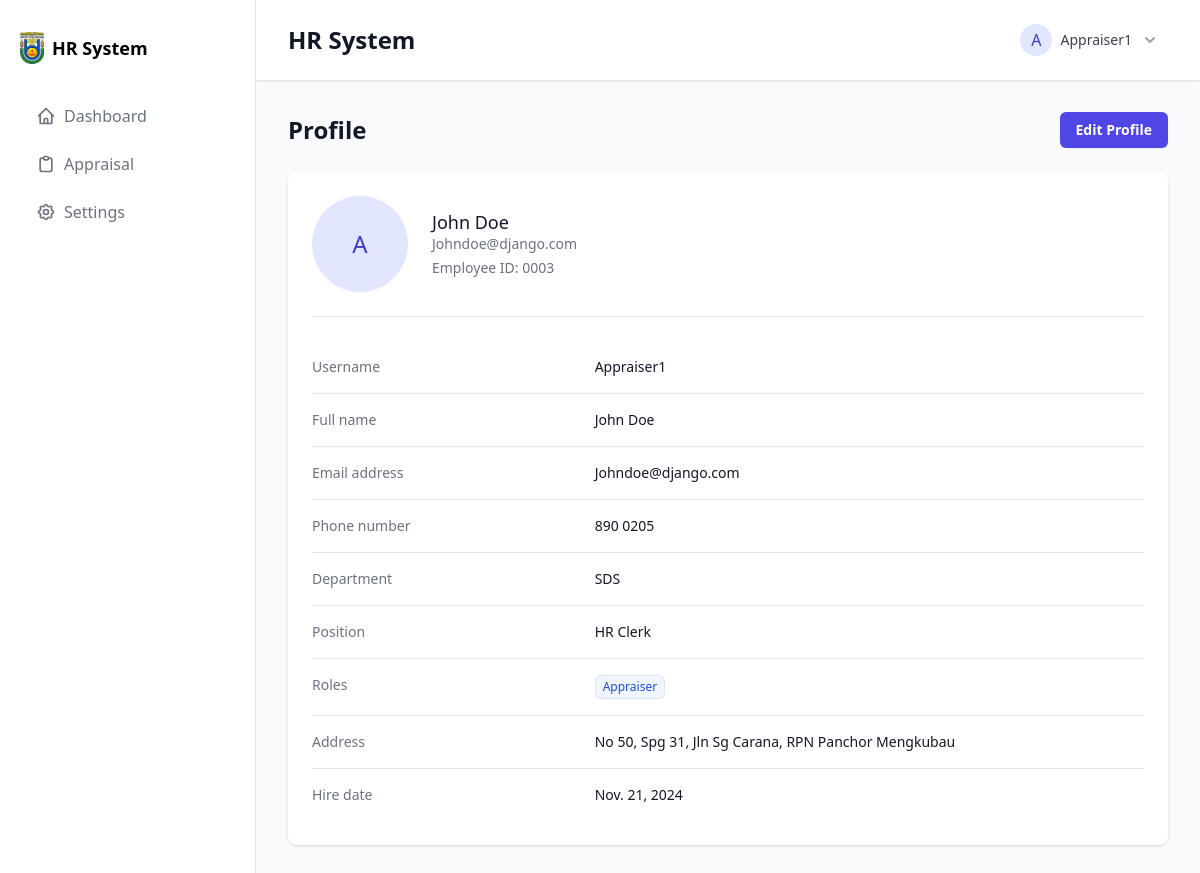
Page /employees/profile/ (signed in) on the committed database.
### employees/models.py (models this page shows, shortened)
class Employee(models.Model):
    GENDER_CHOICES = [
        ('M', 'Male'),
        ('F', 'Female'),
        ('O', 'Other'),
        ('N', 'Prefer not to say'),
    ]
    gender = models.CharField(
        max_length=1,
        choices=GENDER_CHOICES,
        blank=True,
        null=True
    )
    employee_id = models.CharField(max_length=10, unique=True)
    user = models.OneToOneField(User, on_delete=models.CASCADE)
    first_name = models.CharField(max_length=100)
    last_name = models.CharField(max_length=100)
    email = models.EmailField(unique=True)
    phone_number = models.CharField(max_length=15)
    date_of_birth = models.DateField()
    hire_date = models.DateField()
    position = models.CharField(max_length=100)
    department = models.ForeignKey(Department, on_delete=models.SET_NULL, null=True)
    salary = models.DecimalField(max_digits=10, decimal_places=2)
    employee_status = models.CharField(max_length=50, choices=[('active', 'Active'), ('on_leave', 'On Leave'), ('inactive', 'Inactive')], default='active')
    roles = models.ManyToManyField('auth.Group', blank=True)
    address = models.TextField()
    profile_picture = models.ImageField(upload_to='employee_pics/', blank=True, null=True)

class Department(models.Model):
    name = models.CharField(max_length=100)
    description = models.TextField(blank=True)
    def __str__(self):
        return self.name

### employees/views.py (the view)
# urls.py: path('profile/', EmployeeProfileView.as_view(), name='profile'),
class EmployeeProfileView(LoginRequiredMixin, DetailView):
    model = Employee
    template_name = 'employees/profile.html'
    context_object_name = 'employee'
    def get_object(self, queryset=None):
        return self.request.user.employee

### employees/templates/employees/profile.html (shortened to what this page needs)
{% extends "base.html" %}
{% block content %}
<div class="space-y-6">
    <div class="flex items-center justify-between">
        <h1 class="text-2xl font-bold text-gray-900">Profile</h1>
        <a href="{% url 'employees:profile_edit' %}"
           class="rounded-md bg-indigo-600 px-4 py-2 text-sm font-semibold text-white shadow-sm hover:bg-indigo-500 focus-visible:outline focus-visible:outline-2 focus-visible:outline-offset-2 focus-visible:outline-indigo-600">
            Edit Profile
        </a>
    </div>
    <div class="bg-white shadow rounded-lg">
        <div class="px-4 py-5 sm:p-6">
            <div class="flex items-center space-x-6 mb-6">
                <div class="flex-shrink-0">
                    {% if employee.profile_picture %}
                        <img class="h-24 w-24 rounded-full object-cover" src="{{ employee.profile_picture.url }}" alt="Profile photo">
                    {% else %}
                        <div class="h-24 w-24 rounded-full bg-indigo-100 flex items-center justify-center">
                            <span class="text-2xl text-indigo-700 font-medium">{{ employee.user.username|first|upper }}</span>
                        </div>
                    {% endif %}
                </div>
                <div>
                    <h3 class="text-lg font-medium leading-6 text-gray-900">{{ employee.first_name }} {{ employee.last_name }}</h3>
                    <p class="text-sm text-gray-500">{{ employee.email }}</p>
                    <p class="text-sm text-gray-500 mt-1">Employee ID: {{ employee.employee_id }}</p>
                </div>
            </div>
            <div class="border-t border-gray-200 pt-6">
                <dl class="divide-y divide-gray-200">
                    <div class="py-4 sm:grid sm:grid-cols-3 sm:gap-4">
                        <dt class="text-sm font-medium text-gray-500">Username</dt>
                        <dd class="mt-1 text-sm text-gray-900 sm:col-span-2 sm:mt-0">
                            {{ employee.user.username }}
                        </dd>
                    </div>
                    <div class="py-4 sm:grid sm:grid-cols-3 sm:gap-4">
                        <dt class="text-sm font-medium text-gray-500">Full name</dt>
                        <dd class="mt-1 text-sm text-gray-900 sm:col-span-2 sm:mt-0">
                            {{ employee.first_name }} {{ employee.last_name }}
                        </dd>
                    </div>
                    <div class="py-4 sm:grid sm:grid-cols-3 sm:gap-4">
                        <dt class="text-sm font-medium text-gray-500">Email address</dt>
                        <dd class="mt-1 text-sm text-gray-900 sm:col-span-2 sm:mt-0">{{ employee.email }}</dd>
                    </div>
                    <div class="py-4 sm:grid sm:grid-cols-3 sm:gap-4">
                        <dt class="text-sm font-medium text-gray-500">Phone number</dt>
                        <dd class="mt-1 text-sm text-gray-900 sm:col-span-2 sm:mt-0">{{ employee.phone_number }}</dd>
                    </div>
                    <div class="py-4 sm:grid sm:grid-cols-3 sm:gap-4">
                        <dt class="text-sm font-medium text-gray-500">Department</dt>
                        <dd class="mt-1 text-sm text-gray-900 sm:col-span-2 sm:mt-0">{{ employee.department }}</dd>
                    </div>
                    <div class="py-4 sm:grid sm:grid-cols-3 sm:gap-4">
                        <dt class="text-sm font-medium text-gray-500">Position</dt>
                        <dd class="mt-1 text-sm text-gray-900 sm:col-span-2 sm:mt-0">{{ employee.position }}</dd>
                    </div>
                    <div class="py-4 sm:grid sm:grid-cols-3 sm:gap-4">
                        <dt class="text-sm font-medium text-gray-500">Roles</dt>
                        <dd class="mt-1 text-sm text-gray-900 sm:col-span-2 sm:mt-0">
                            {% for role in employee.roles.all %}
                                <span class="inline-flex items-center rounded-md bg-blue-50 px-2 py-1 text-xs font-medium text-blue-700 ring-1 ring-inset ring-blue-700/10 mr-2">
                                    {{ role.name }}
                                </span>
                            {% endfor %}
                        </dd>
                    </div>
                    <div class="py-4 sm:grid sm:grid-cols-3 sm:gap-4">
                        <dt class="text-sm font-medium text-gray-500">Address</dt>
                        <dd class="mt-1 text-sm text-gray-900 sm:col-span-2 sm:mt-0">{{ employee.address }}</dd>
                    </div>
                    <div class="py-4 sm:grid sm:grid-cols-3 sm:gap-4">
                        <dt class="text-sm font-medium text-gray-500">Hire date</dt>
                        <dd class="mt-1 text-sm text-gray-900 sm:col-span-2 sm:mt-0">{{ employee.hire_date }}</dd>
                    </div>
                </dl>
            </div>
        </div>
    </div>
</div>
{% endblock %}

### templates/base.html (shortened to what this page needs)
<!DOCTYPE html>
<html lang="en">
<head>
    <script src="https://cdn.tailwindcss.com"></script>
</head>
<body class="bg-gray-50">
    <div class="flex min-h-screen">
        {% include 'sidebar.html' %}
        <div class="flex-1 flex flex-col">
            <header class="bg-white shadow">
                <div class="flex justify-between items-center px-8 py-4">
                    <h1 class="text-2xl font-semibold text-gray-900">
                        {% block header %} HR System {% endblock %}
                    </h1>
                    {% if user.is_authenticated %}
                    <div class="relative" x-data="{ open: false }">
                        <button type="button"
                                @click="open = !open"
                                class="flex items-center gap-2 bg-white p-2 rounded-md hover:bg-gray-50"
                                id="user-menu-button">
                            <div class="h-8 w-8 rounded-full bg-indigo-100 flex items-center justify-center">
                                <span class="text-indigo-700 font-medium">{{ user.username|first|upper }}</span>
                            </div>
                            <span class="text-sm text-gray-700">{{ user.username }}</span>
                            <svg class="h-5 w-5 text-gray-400" viewBox="0 0 20 20" fill="currentColor">
                                <path fill-rule="evenodd" d="M5.293 7.293a1 1 0 011.414 0L10 10.586l3.293-3.293a1 1 0 111.414 1.414l-4 4a1 1 0 01-1.414 0l-4-4a1 1 0 010-1.414z" clip-rule="evenodd" />
                            </svg>
                        </button>
                    </div>
                    {% endif %}
                </div>
            </header>
            <main class="flex-1 p-8">
                {% block content %}{% endblock %}
            </main>
        </div>
    </div>
</body>
</html>

### rows in the picture
Employee: user.username|first "A", first_name "John", last_name "Doe", email "Johndoe@django.com", employee_id "0003", user.username "Appraiser1", phone_number "890 0205", department "SDS", position "HR Clerk", address "No 50, Spg 31, Jln Sg Carana, RPN Panchor Mengkubau", hire_date "Nov. 21, 2024"

### other values in the picture
{{ user.username|first|upper }} "A"
{{ user.username }} "Appraiser1"
{{ role.name }} "Appraiser"
